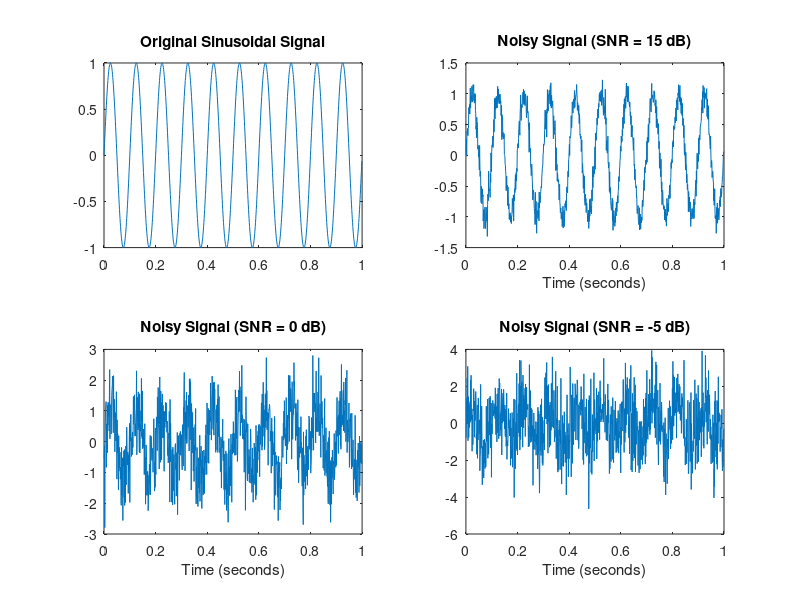
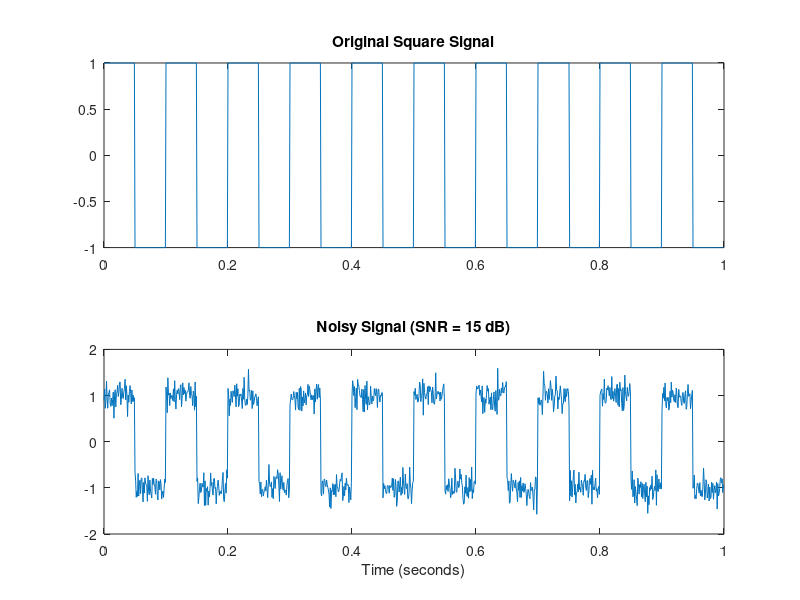

Source code (MATLAB) for these figures, in order:
clc;
clear all;
close all;
Fs = 1000;
T = 1;
t = 0:1/Fs:T-1/Fs;
f_signal = 10;
A_signal = 1;
signal1 = A_signal * sin(2*pi*f_signal*t);
signal2 = A_signal * square(2*pi*f_signal*t);
SNR_dB1 = 15;
SNR_dB2 = 0;
SNR_dB3 = -5;
noise_power1 = var(signal1) / (10^(SNR_dB1/10));
noise_power2 = var(signal1) / (10^(SNR_dB2/10));
noise_power3 = var(signal1) / (10^(SNR_dB3/10));
noise_power4 = var(signal2) / (10^(SNR_dB1/10));
noise1 = sqrt(noise_power1) * randn(size(t));
noise2 = sqrt(noise_power2) * randn(size(t));
noise3 = sqrt(noise_power3) * randn(size(t));
noise4 = sqrt(noise_power4) * randn(size(t));
noisy_signal1 = signal1 + noise1;
noisy_signal2 = signal1 + noise2;
noisy_signal3 = signal1 + noise3;
noisy_signal4 = signal2 + noise4;
figure;
subplot(2,2,1);
plot(t,signal1);
title('Original Sinusoidal Signal');
subplot(2,2,2);
plot(t,noisy_signal1);
title(['Noisy Signal (SNR = ' num2str(SNR_dB1) ' dB)']);xlabel('Time (seconds)');
subplot(2,2,3);
plot(t,noisy_signal2);
title(['Noisy Signal (SNR = ' num2str(SNR_dB2) ' dB)']);
xlabel('Time (seconds)');
subplot(2,2,4);
plot(t,noisy_signal3);
title(['Noisy Signal (SNR = ' num2str(SNR_dB3) ' dB)']);
xlabel('Time (seconds)');
figure;
subplot(2,1,1);
plot(t,signal2);
title('Original Square Signal');
subplot(2,1,2);
plot(t,noisy_signal4);
title(['Noisy Signal (SNR = ' num2str(SNR_dB1) ' dB)']);
xlabel('Time (seconds)');
